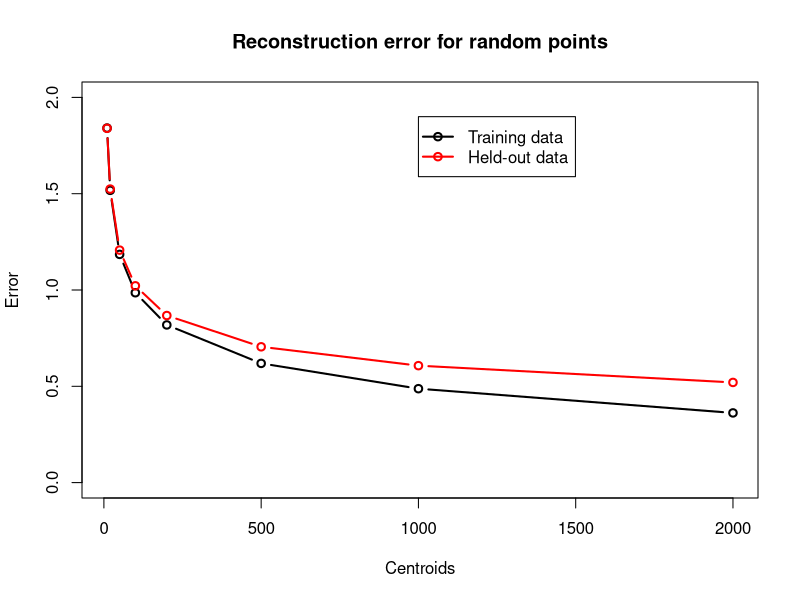
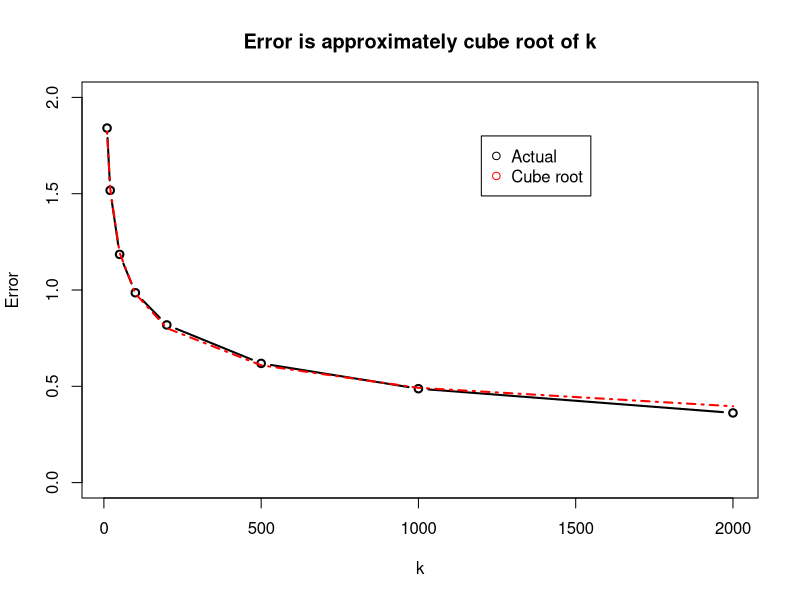

The R script that drew these images, in order:
### fixed seed to allow repeatable results
set.seed(63)

### Original driver data. This will force our final results to be constrained
### to a 3-dimensional manifold
dim = 4
hidden = 10
embed = 15
raw.train = matrix(rnorm(dim*10000), ncol=dim, nrow=10000)
raw.test = matrix(rnorm(dim*10000), ncol=dim)

### Transformation to final data. This is a simple neural network kind of thing.
w1 = matrix(rnorm(dim*hidden), nrow=dim)
w2 = matrix(rnorm(hidden*embed), nrow=hidden)

sig = function(x) {1/(1+exp(-x)) - 0.5}
xform = function(input, w1, w2) {
    sig(input %*% w1) %*% w2
}

### The final data is 8 dimensional, but only looks complicated
train.data = xform(raw.train, w1, w2)
test.data = xform(raw.test, w1, w2)

### The encoder simply finds the nearest centroids
closest = function(v, k) {
    ## This is same as (centers - v)^2 but works with matrix centers and vector v
    ## numerical stability is probably poor
    distances = rowSums(k$centers^2) + sum(v^2) - 2 * k$centers %*% v
    close = min(distances)
    which(distances == close)
}

encode = function(data, k) {
    apply(data, 1, function(v){closest(v, k)})
}

decode = function(kx, k) {
    as.matrix(k$centers[kx,])
}

reconstruction.error = function(data, k) {
    mean(sqrt(rowSums((data - decode(encode(data, k), k))^2)))
}

k.10 = kmeans(train.data, centers=10, nstart=10, iter.max=50)
k.20 = kmeans(train.data, centers=20, nstart=10, iter.max=50)
k.50 = kmeans(train.data, centers=50, nstart=10, iter.max=50)
k.100 = kmeans(train.data, centers=100, nstart=10, iter.max=50)
k.200 = kmeans(train.data, centers=200, nstart=10, iter.max=50)
k.500 = kmeans(train.data, centers=500, nstart=10, iter.max=50)
k.1000 = kmeans(train.data, centers=1000, nstart=5, iter.max=50)
k.2000 = kmeans(train.data, centers=2000, nstart=3, iter.max=50)

x.10 = reconstruction.error(train.data, k.10)
x.20 = reconstruction.error(train.data, k.20)
x.50 = reconstruction.error(train.data, k.50)
x.100 = reconstruction.error(train.data, k.100)
x.200 = reconstruction.error(train.data, k.200)
x.500 = reconstruction.error(train.data, k.500)
x.1000 = reconstruction.error(train.data, k.1000)
x.2000 = reconstruction.error(train.data, k.2000)

y.10 = reconstruction.error(test.data, k.10)
y.20 = reconstruction.error(test.data, k.20)
y.50 = reconstruction.error(test.data, k.50)
y.100 = reconstruction.error(test.data, k.100)
y.200 = reconstruction.error(test.data, k.200)
y.500 = reconstruction.error(test.data, k.500)
y.1000 = reconstruction.error(test.data, k.1000)
y.2000 = reconstruction.error(test.data, k.2000)

pdf(file="points.pdf", width=5, height=5)
plot(c(10,20,50,100,200,500,1000, 2000), 
     c(x.10, x.20, x.50, x.100, x.200, x.500, x.1000, x.2000),
     ylab="Error", xlab="Centroids", type='b',
     ylim=c(0,2), lwd=2,
     main="Reconstruction error for random points"
     )
    

lines(c(10,20,50,100,200,500,1000,2000), 
      c(y.10, y.20,  y.50,  y.100,  y.200,  y.500,  y.1000,  y.2000),
      col='red', lwd=2, type='b')

legend(1000, 1.9, legend=c("Training data", "Held-out data"), col=c("black", "red"), pch=21, lwd=2)
dev.off()

pdf(file="cube-root.pdf", width=5, height=5)
x = data.frame(k = c(10,20,50,100,200,500,1000,2000), err = c(x.10, x.20, x.50, x.100, x.200, x.500, x.1000, x.2000))
x$inv = 1/x$err
x$rootK = exp(log(x$k)/3)

m = lm(inv ~ rootK, x[1:4,])
plot(err~k,x,type='b', xlab="k", ylab="Error", main="Error is approximately cube root of k",
     lwd=2, ylim=c(0,2))
lines(x$k,1/predict(m, newdata=data.frame(rootK=exp(log(x$k)*0.33333))),
      lwd=2, lty=4, col='red')
legend(1200, 1.8, legend=c("Actual", "Cube root"), col=c("black", "red"), pch=21)
dev.off()
